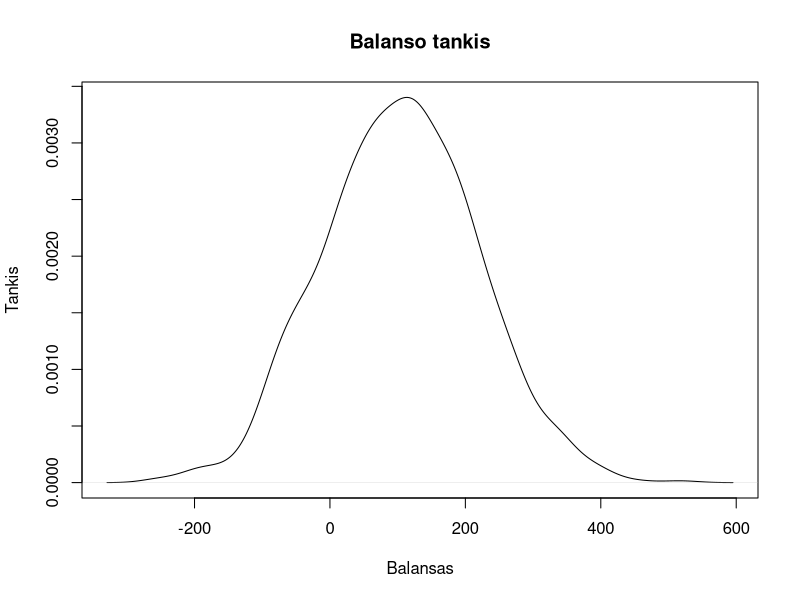
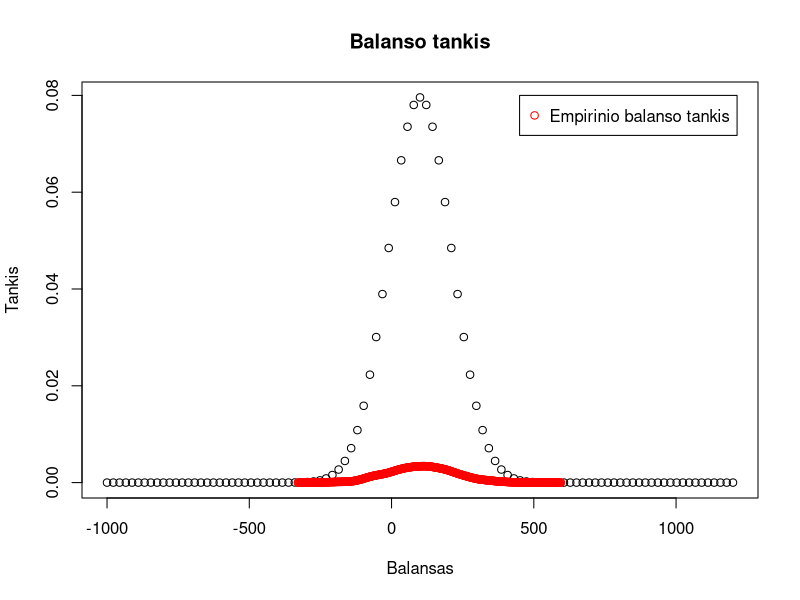

These charts were generated, in order, by the following R code:
## ---- chunk 1
knitr::opts_chunk$set(echo = TRUE)
## ---- chunk 2
n = 1000
balansas1 <- replicate(n, sum(sample(c(-10, 12), 100, prob=c(0.5, 0.5), TRUE)))
## ---- chunk 3
teigiamas1 <- balansas1 > 0
## ---- chunk 4
tikimybe1 <- sum(teigiamas1)/n
tikimybe1
## ---- chunk 5
herbai <- 0:100 #herbu skaicius
balansas <- replicate(100,0)
for (i in 1:101){
  balansas[i] = herbai[i]*12-(100-herbai[i])*10
}
balansas #galimi variantai
## ---- chunk 6
teigiamas <- balansas > 0
sum(!teigiamas)
herbai[46]
## ---- chunk 7
tikimybe <- pbinom(45, 100, 0.5, lower.tail=FALSE)
tikimybe
tikimybe1 #empirine tikimybe
## ---- chunk 8
ap1 <- qbinom(tikimybe1, 100, 0.025, lower.tail=FALSE)
virs1 <- qbinom(tikimybe1, 100, 0.975)
intervalas1 <- c(ap1, virs1)
ap <- qbinom(tikimybe, 100, 0.025, lower.tail = FALSE)
virs <- qbinom(tikimybe, 100, 0.975)
intervalas <- c(ap, virs)
intervalas1 #empirines tikimybes pasikliautinojo intervalo reziai
intervalas #teorines tikimybes pasikliautinojo intervalo reziai
## ---- chunk 9
plot(density(balansas1), main="Balanso tankis", xlab="Balansas", ylab="Tankis")
## ---- chunk 10
tankis <- dbinom(herbai, 100, prob=0.5)
plot(balansas, tankis, main="Balanso tankis", xlab="Balansas", ylab="Tankis")
points(density(balansas1), col="red")
legend(450, 0.08, "Empirinio balanso tankis", col="red", pch=1)
